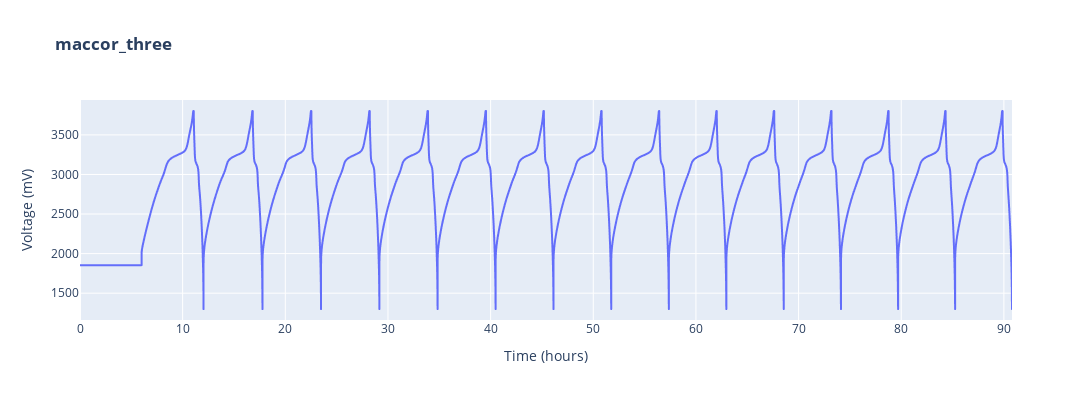

Notebook source saved alongside this figure:
### Markdown cell above
After loading the file, you are ready to use all common `cellpy` functionalities:

### Code cell
print(f"Available cycles in the file: {c.get_cycle_numbers()}")
plotutils.raw_plot(c, width=1200, height=400)

### Figure 1 — Plotly figure (JSON) as saved in the notebook; plotly's stock layout.template omitted (floating-point values rounded to 4 significant figures; data arrays with more than 128 entries replaced by an {"elided": "..."} marker saying what was removed)
{"data": [{"hovertemplate": "Time (hours)=%{x}<br>Voltage (mV)=%{y}<extra></extra>", "legendgroup": "", "line": {"color": "#636efa", "dash": "solid"}, "marker": {"symbol": "circle"}, "mode": "lines", "name": "", "showlegend": false, "type": "scattergl", "x": {"elided": "4009 float values"}, "xaxis": "x", "y": {"elided": "4009 float values"}, "yaxis": "y"}], "layout": {"height": 400, "legend": {"tracegroupgap": 0}, "title": {"text": "<b>maccor_three</b>"}, "width": 1200, "xaxis": {"anchor": "y", "domain": [0, 1], "title": {"text": "Time (hours)"}}, "yaxis": {"anchor": "x", "domain": [0, 1], "title": {"text": "Voltage (mV)"}}}}
